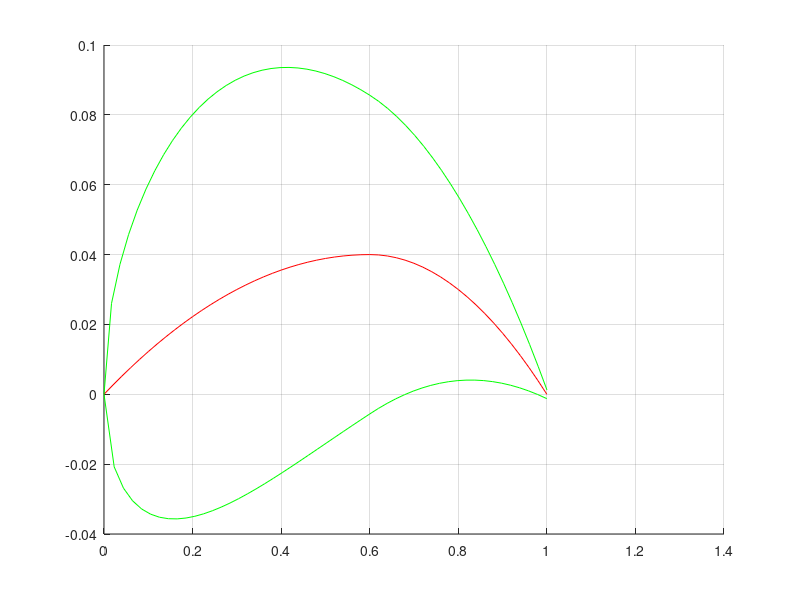

Recreate this plot in MATLAB. (Note: this script raises an error after producing the figure.)
% NACA 4 digit airfoil camber/
% MPXX
M=double(4);
P=double(6);
XX=12;
M=(M/100);
P=(P/10);

% number of points the space is divided for the modeling
numberOfPoints=51;

%populating x values from 1 to 1000 ca~camber array
x=linspace(0,1,numberOfPoints)';
yc=ones(numberOfPoints, 1);
cca=[x yc];

% derivative of  yc
dyc=ones(numberOfPoints, 1);
% half thickness at given x point
yt=ones (1, numberOfPoints)';
a0=0.2969; a1=0.1260; a2=0.3516; a3=0.2843; a4=0.1015;

% angle deviation of xUpper and xLower from x => arctan(dyc)
phi=ones(numberOfPoints, 1);
xyU=[ones(numberOfPoints, 1) ones(numberOfPoints, 1)];
xyL=[ones(numberOfPoints, 1) ones(numberOfPoints, 1)];

% y value for camber is calculated from M and P and x, and 
% there are two cases
for i=1:1:numberOfPoints
    xi=cca(i,1);
    yci=0;
    % first: 0 <= x <= P
    if(0 <= xi && xi < P)
        yci=(M/P^2)*((2*P*xi) - (xi*xi));
        dyc(i)=2*M/P^2 * (P-xi);
    % second: P <= x <= numberOfPoints
    elseif (P <= xi && xi <= numberOfPoints)
        yci=(M/(1-P)^2) * (1 - (2*P) + (2*P*xi) - (xi*xi));
        dyc(i)=2*M/(1-P)^2 * (P-xi);
    end
    cca(i,2)=yci;
    % calculate half-thickness at every x
    yt(i)=5*(XX/100)*(a0*sqrt(xi)-a1*xi-a2*xi^2+a3*xi^3-a4*xi^4);
    % calculate angle of deviation
    phi(i)=atan(dyc(i));
    % calculate upper and lower part of the airfoil
    % xUpper=x-yt*sin(phi) and xLower=x+yt*sin(phi)
    % yUpper=yc+yt*cos(phi) and yLower=yt-yt*cos(phi)
    xyU(i,1)=xi-yt(i)*sin(phi(i)); xyU(i,2)=yci+yt(i)*cos(phi(i));
    xyL(i,1)=xi+yt(i)*sin(phi(i)); xyL(i,2)=yci-yt(i)*cos(phi(i));
    
    % inverting the y values because we are generating a spoiler
    % xyU(i,2) = xyU(i,2)*(-1);
    % xyL(i,2) = xyL(i,2)*(-1);
    % cca(i,2) = cca(i,2)*(-1);
end

% plotting 2d profile
figure(1)
hold on
plot(cca(1:numberOfPoints,1), cca(1:numberOfPoints,2), 'r')
plot(xyU(1:numberOfPoints,1), xyU(1:numberOfPoints,2), 'g')
plot(xyL(1:numberOfPoints,1), xyL(1:numberOfPoints,2), 'g')

grid on
set(gca,'Color','k')
ax=gca;
ax.GridColor=[1, 1, 0];
xlim([0 1])
ylim([-.5 .5])

% plotting profile in 3d with points
xyZls = linspace(-5,5,numberOfPoints);
figure(2)
for j=1:1:numberOfPoints
    for i=1:1:numberOfPoints
        % plot3 is xyz, I put in coordinates in different order, zxy
        plot3(xyZls(j), xyU(i,1), xyU(i,2),'.', 'Color', [0 1 0])
        plot3(xyZls(j), xyL(i,1), xyL(i,2),'.', 'Color', [1 0 0])
        hold on
    end
end

grid on
ylim([0 1])
zlim([-.5 .5])
xlim([-5 5])
set(gca,'Color','k')
ax=gca;
ax.GridColor=[1, 1, 0];
yt = get(gca, 'YTick');
set(gca, 'Ydir', 'reverse')

% plotting profile in 3d with trimesh
figure(3)
grid on

[fxU,fzU] = meshgrid(xyU(1:numberOfPoints,1)',xyZls(1:numberOfPoints));
[fxL,fzL] = meshgrid(xyL(1:numberOfPoints,1)',xyZls(1:numberOfPoints));

fyU=repmat(xyU(1:numberOfPoints,2)',numberOfPoints,1);
fyL=repmat(xyL(1:numberOfPoints,2)',numberOfPoints,1);

% trimes is xyz, I put in coordinates in different order, zxy
tri = delaunay(fzU,fxU);trimesh(tri,fzU,fxU,fyU) 
hold on
tri = delaunay(fzL,fxL);trimesh(tri,fzL,fxL,fyL) 
hold on
zlim([-.5 .5]) % y is z
xlim([-5 5]) % z is x
xlabel('Z')
ylabel('X')
zlabel('Y')
yt = get(gca, 'YTick');
set(gca, 'Ydir', 'reverse')